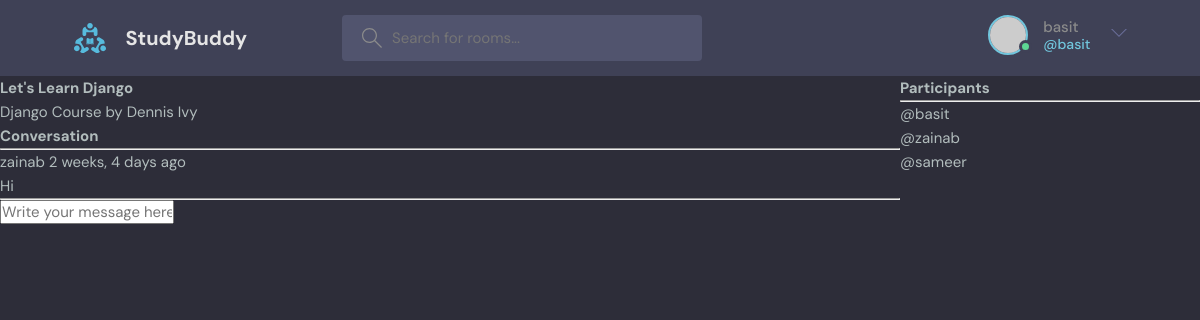
Screenshot of /room/1/ (signed in) with the database file from the repository.
### base/models.py (models this page shows, shortened)
class Room(models.Model):
    host = models.ForeignKey(User, on_delete=models.SET_NULL, null=True)
    topic = models.ForeignKey(Topic, on_delete=models.SET_NULL, null=True)
    name = models.CharField(max_length=200)
    description = models.TextField(null=True, blank = True)
    participants = models.ManyToManyField(User, related_name='participants', blank=True)
    updated = models.DateTimeField(auto_now=True)
    created = models.DateTimeField(auto_now_add=True)
    class Meta:
        ordering = ['-updated','-created']

class Message(models.Model):
    user = models.ForeignKey(User, on_delete=models.CASCADE)
    room = models.ForeignKey(Room, on_delete=models.CASCADE)
    body = models.TextField()
    updated = models.DateTimeField(auto_now=True)
    created = models.DateTimeField(auto_now_add=True)
    class Meta:
        ordering = ['-updated','-created']

### base/views.py (the view, shortened to what this page needs)
# urls.py: path('room/<str:pk>/', views.room, name="room"),
def room(request, pk):
    room = Room.objects.get(id=pk)
    room_messages = room.message_set.all()
    participants = room.participants.all()
    context = {'room': room, 'room_messages': room_messages, 'participants': participants}
    return render(request, 'base/room.html', context)

### base/templates/base/room.html (shortened to what this page needs)
{% extends 'main.html' %}
{% block content %}
<div class="room-container">
  <div>
    <h1>{{room.name}}</h1>
    <p>{{room.description}}</p>
    <div class="comment-wrapper">
      <h3>Conversation</h3>
      <hr />
      {% for message in room_messages %}
      <div>
        <small>{{message.user}} {{message.created|timesince}} ago</small>
        <p>{{message.body}}</p>
        <hr>
      </div>
      {% endfor %}
    </div>
    {% if request.user.is_authenticated %}
    <div class="comment-form">
      <form method="POST" action="">
        <input
          type="text"
          name="body"
          placeholder="Write your message here..."
        />
      </form>
    </div>
    {% endif %}
  </div>
  <div>
    <h3>Participants</h3>
    <hr>
    {% for user in participants %}
      <div>
        <p>@{{user.username}}</p>
      </div>
      {% endfor %}
  </div>
</div>
{% endblock %}

### templates/navbar.html (shortened to what this page needs)
{% load static %}
<header class="header header--loggedIn">
    <div class="container">
      <a href="{% url 'home' %}" class="header__logo">
        <img src="{% static 'images/logo.svg' %}" />
        <h1>StudyBuddy</h1>
      </a>
      <form class="header__search" method="GET" action="{% url 'home' %}">
        <label>
          <input name="q" placeholder="Search for rooms..." />
        </label>
      </form>
      <nav class="header__menu">
        {% if request.user.is_authenticated %}
        <div class="header__user">
          <a href="profile.html">
            <div class="avatar avatar--medium active">
              <img src="https://randomuser.me/api/portraits/men/37.jpg" />
            </div>
            <p>{{request.user.username}} <span>@{{request.user.username}}</span></p>
          </a>
          <button class="dropdown-button">
            <svg version="1.1" xmlns="http://www.w3.org/2000/svg" width="32" height="32" viewBox="0 0 32 32">
              <title>chevron-down</title>
              <path d="M16 21l-13-13h-3l16 16 16-16h-3l-13 13z"></path>
            </svg>
          </button>
        </div>
        {% else %}
        <a href="{% url 'login' %}">
          <img src="{% static 'images/avatar.svg' %}" />
          <p>Login</p>
        </a>
        {% endif %}
      </nav>
    </div>
  </header>

### static/styles/style.css (style rules this page uses)
:root { --color-main: #71c6dd; --color-main-light: #e1f6fb; --color-dark: #3f4156; --color-dark-medium: #51546e; --color-dark-light: #696d97; --color-light: #e5e5e5; --color-gray: #8b8b8b; --color-light-gray: #b2bdbd; --color-bg: #2d2d39; --color-success: #5dd693; --color-error: #fc4b0b; }
* { font-family: "DM Sans", -apple-system, BlinkMacSystemFont, "Segoe UI", Roboto, Oxygen, Ubuntu, Cantarell, "Open Sans", "Helvetica Neue", sans-serif; margin: 0; padding: 0; box-sizing: border-box; text-rendering: optimizeLegibility; font-size: inherit; }
html { font-size: 56.25%; }
@media only screen and (min-width: 1200px) { html { font-size: 62.5%; } }
body { line-height: 1.6; font-weight: 400; font-size: 1.5rem; color: var(--color-light-gray); background-color: var(--color-bg); min-height: 100vh; }
img { width: 100%; }
a { display: inline-block; color: var(--color-main); text-decoration: none; }
.container { max-width: 120rem; width: 90%; margin: auto; }
.avatar { position: relative; display: inline-block; border-radius: 50%; border: 2px solid var(--color-main); }
.avatar img { display: block; border-radius: 50%; object-fit: cover; object-position: center; }
.avatar::after { content: ""; display: block; position: absolute; background-color: var(--color-gray); z-index: 111; border-radius: 50%; border: 0.3rem solid var(--color-dark); }
.avatar.active::after { background-color: var(--color-success); }
.avatar.avatar--medium img { width: 3.6rem; height: 3.6rem; border-radius: 50%; }
.avatar.avatar--medium:after { width: 0.7rem; height: 0.7rem; bottom: 0px; right: -6px; }
.header { padding: 1.5rem; background-color: var(--color-dark); }
.header > .container { display: flex; gap: 9.5rem; }
.header__logo, .header__user { display: flex; gap: 2rem; align-items: center; }
.header__logo > img { height: 3.2rem; width: 3.2rem; }
.header__logo > h1 { font-weight: 700; font-size: 2rem; color: var(--color-light); }
.header__search > label { background-color: var(--color-dark-medium); padding: 1.3rem 1rem; display: flex; align-items: center; gap: 1rem; border-radius: 4px; }
.header__search svg { fill: var(--color-gray); width: 2rem; height: 2rem; margin-left: 1rem; }
.header__search input { width: 30rem; background: transparent; border: none; outline: none; color: var(--color-light); }
.header__menu { margin-left: auto; position: relative; }
.header__menu a { display: flex; gap: 1.5rem; align-items: center; font-weight: 500; text-decoration: none; color: var(--color-gray); }
.header__menu img { height: 3.6rem; }
.header__menu p { line-height: 1.2; }
.header__menu span { color: var(--color-main); font-weight: 500; font-size: 1.4rem; display: block; }
.header__menu svg { width: 1.6rem; height: 1.6rem; fill: var(--color-dark-light); }
.dropdown-button { background: transparent; border: 0; outline: 0; cursor: pointer; }

### base/templates/base/room.html (style rules this page uses)
.room-container { display: grid; grid-template-columns: 3fr 1fr; }

### rows the page displays
Room: name "Let's Learn Django", description "Django Course by Dennis Ivy"
Message: user "zainab", created "2 weeks, 4 days", body "Hi"

### other values shown
{{ request.user.username }} "basit"
{{ user.username }} "basit"
{{ user.username }} "zainab"
{{ user.username }} "sameer"
